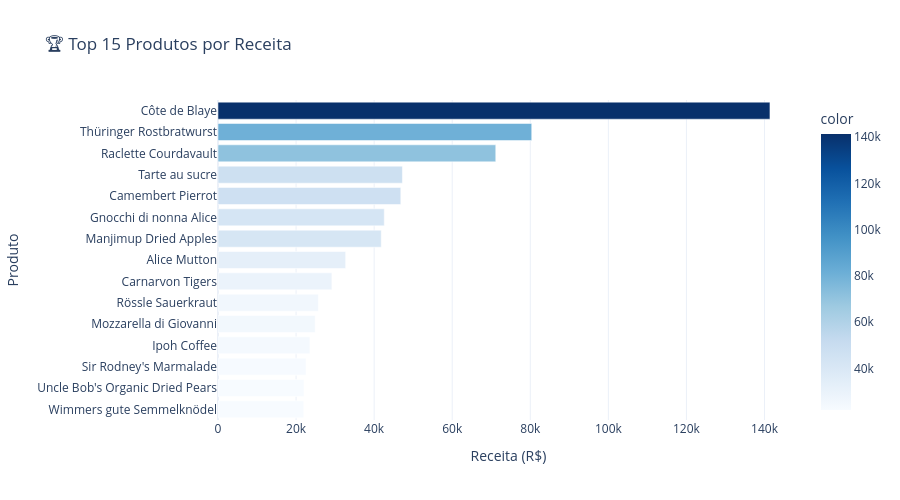

Write notebook code for a chart like this one.
### Code cell
# Fig 4: Top 15 Products
fact_prod = fact_sales.merge(dim_product[['product_id', 'product_name']], on='product_id', how='left')
top_prod = fact_prod.groupby('product_name')['net_sales'].sum().sort_values(ascending=False).head(15)

def fmt_cur_short(value):
    if abs(value) >= 1_000_000:
        return f'R$ {value/1_000_000:.1f}M'
    if abs(value) >= 1_000:
        return f'R$ {value/1_000:.1f}K'
    return f'R$ {value:,.0f}'

fig = px.bar(x=top_prod.values, y=top_prod.index, orientation='h',
             title='🏆 Top 15 Products by Revenue',
             labels={'x': 'Revenue (R$)', 'y': 'Product'},
             color=top_prod.values, color_continuous_scale='Blues',
             text=[fmt_cur_short(v) for v in top_prod.values])
fig.update_traces(textposition='inside', insidetextanchor='middle', cliponaxis=False)
fig.update_layout(height=500, showlegend=False, uniformtext_minsize=9, uniformtext_mode='hide')
fig.update_yaxes(autorange='reversed')
fig.show()

### Figure 1 — Plotly figure (JSON) as saved in the notebook; plotly's stock layout.template omitted (floating-point values rounded to 4 significant figures)
{"data": [{"cliponaxis": false, "hovertemplate": "Receita (R$)=%{x}<br>Produto=%{y}<br>text=%{text}<br>color=%{marker.color}<extra></extra>", "insidetextanchor": "middle", "legendgroup": "", "marker": {"color": [141400.0, 80370.0, 71160.0, 47230.0, 46830.0, 42590.0, 41820.0, 32700.0, 29170.0, 25700.0, 24900.0, 23530.0, 22560.0, 22040.0, 21960.0], "coloraxis": "coloraxis", "pattern": {"shape": ""}}, "name": "", "orientation": "h", "showlegend": false, "text": ["R$ 141.4K", "R$ 80.4K", "R$ 71.2K", "R$ 47.2K", "R$ 46.8K", "R$ 42.6K", "R$ 41.8K", "R$ 32.7K", "R$ 29.2K", "R$ 25.7K", "R$ 24.9K", "R$ 23.5K", "R$ 22.6K", "R$ 22.0K", "R$ 22.0K"], "textposition": "inside", "type": "bar", "x": [141400.0, 80370.0, 71160.0, 47230.0, 46830.0, 42590.0, 41820.0, 32700.0, 29170.0, 25700.0, 24900.0, 23530.0, 22560.0, 22040.0, 21960.0], "xaxis": "x", "y": ["Côte de Blaye", "Thüringer Rostbratwurst", "Raclette Courdavault", "Tarte au sucre", "Camembert Pierrot", "Gnocchi di nonna Alice", "Manjimup Dried Apples", "Alice Mutton", "Carnarvon Tigers", "Rössle Sauerkraut", "Mozzarella di Giovanni", "Ipoh Coffee", "Sir Rodney's Marmalade", "Uncle Bob's Organic Dried Pears", "Wimmers gute Semmelknödel"], "yaxis": "y"}], "layout": {"barmode": "relative", "coloraxis": {"colorbar": {"title": {"text": "color"}}, "colorscale": [[0, "rgb(247,251,255)"], [0.125, "rgb(222,235,247)"], [0.25, "rgb(198,219,239)"], [0.375, "rgb(158,202,225)"], [0.5, "rgb(107,174,214)"], [0.625, "rgb(66,146,198)"], [0.75, "rgb(33,113,181)"], [0.875, "rgb(8,81,156)"], [1, "rgb(8,48,107)"]]}, "height": 500, "legend": {"tracegroupgap": 0}, "showlegend": false, "title": {"text": "🏆 Top 15 Produtos por Receita"}, "uniformtext": {"minsize": 9, "mode": "hide"}, "xaxis": {"anchor": "y", "domain": [0, 1], "title": {"text": "Receita (R$)"}}, "yaxis": {"anchor": "x", "autorange": "reversed", "domain": [0, 1], "title": {"text": "Produto"}}}}
